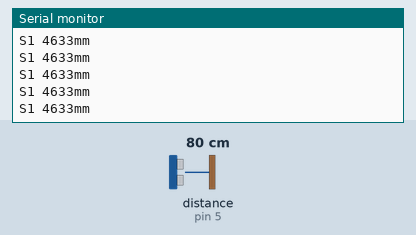
This sketch was run on a simulated Arduino Uno, built with avr-gcc and run on an emulated ATmega328P. Shown: the last lines printed to the serial monitor. Wiring (inferred from the names in the program): range finder with pulse-width output: data pin 5. The test bench sets the inputs (shaded band); at power-on: distance to the obstacle (sensor on pin 5) 80 cm. The echo pulse lasts 58.3 µs per cm.

Above: at 1.2 s.
1.3 s: distance to the obstacle (sensor on pin 5) set to 2 cm
At 1.5 s:
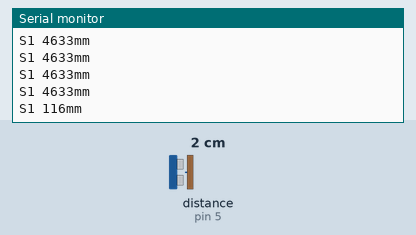
2.8 s: distance to the obstacle (sensor on pin 5) set to 4 cm
At 2.82 s:
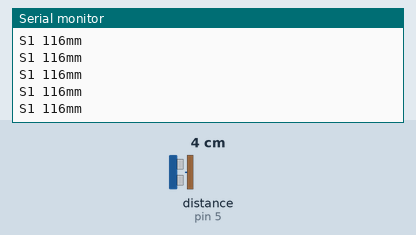
Timing chart, 0 to 5.8 s (numbered marks = the images above; inputs shaded):
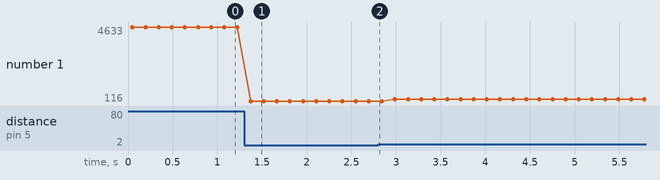

Measured:
- after the input at 1.3 s, the serial monitor: prints a new line after 0.07 s (image 1)
- plotted number 1: 4633 → 116 after the input at 1.3 s, 116 → 232 after the input at 2.8 s

The sketch:

Ultrasonic.ino
```cpp
/*
Test code for the Arduino controllers
Written by Tom Bonar for testing
Sensors being used for this code are the HR-MaxSonar from MaxBotix
Used to Read the PW input.
*/
const int pwPin1 = 5; //this may be different depending on the Arduino being used, and the other PW pins being used.
long sensor1, cm, inches;

void setup () {
  Serial.begin(9600);
  pinMode(pwPin1, INPUT);
}

void read_sensor(){
  sensor1 = pulseIn(pwPin1, HIGH);
  cm = sensor1/10; // converts the range to cm
  inches = cm/2.54; // converts the range to inches
}

//This section of code is if you want to print the range readings to your computer too remove this from the code put /* before the code section and */ after the code
void printall(){
  Serial.print("S1");
  Serial.print(" ");
  Serial.print(sensor1); //This can be made to match the measurement type you wish to have.
  Serial.println("mm"); //Typically will be the range reading increments.
}

void loop () {
  read_sensor();
  printall();
  delay(100); //make this match the refresh rate of the sensor
}
```
